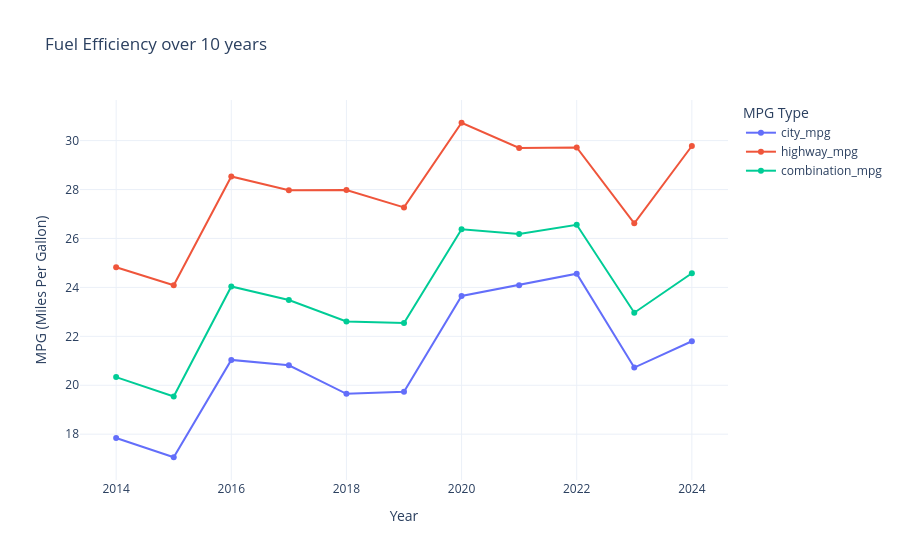

Source (notebook cell):
### Markdown cell above
##### **Explore Yearly Trends**

### Code cell
# Calculate yearly trends by averaging MPG values for each year
yearly_trends = df.groupby('year')[['city_mpg', 'highway_mpg', 'combination_mpg']].mean()

# Create an interactive Plotly figure
fig = go.Figure()

# Add traces for each MPG type
for column in yearly_trends.columns:
    fig.add_trace(go.Scatter(
        x=yearly_trends.index,
        y=yearly_trends[column],
        mode='lines+markers',
        name=column
    ))

# Customize layout
fig.update_layout(
    title='Fuel Efficiency over 10 years',
    xaxis_title='Year',
    yaxis_title='MPG (Miles Per Gallon)',
    template='plotly_white',
    legend_title='MPG Type',
    hovermode='x unified'
)

# Show figure
fig.show()

### Figure 1 — Plotly figure (JSON) as saved in the notebook; plotly's stock layout.template omitted (floating-point values rounded to 4 significant figures)
{"data": [{"mode": "lines+markers", "name": "city_mpg", "type": "scatter", "x": [2014, 2015, 2016, 2017, 2018, 2019, 2020, 2021, 2022, 2023, 2024], "y": [17.85, 17.06, 21.04, 20.82, 19.65, 19.73, 23.65, 24.09, 24.56, 20.72, 21.8]}, {"mode": "lines+markers", "name": "highway_mpg", "type": "scatter", "x": [2014, 2015, 2016, 2017, 2018, 2019, 2020, 2021, 2022, 2023, 2024], "y": [24.82, 24.09, 28.54, 27.97, 27.98, 27.27, 30.73, 29.7, 29.72, 26.62, 29.78]}, {"mode": "lines+markers", "name": "combination_mpg", "type": "scatter", "x": [2014, 2015, 2016, 2017, 2018, 2019, 2020, 2021, 2022, 2023, 2024], "y": [20.33, 19.54, 24.04, 23.48, 22.6, 22.54, 26.38, 26.18, 26.56, 22.97, 24.58]}], "layout": {"hovermode": "x unified", "legend": {"title": {"text": "MPG Type"}}, "title": {"text": "Fuel Efficiency over 10 years"}, "xaxis": {"title": {"text": "Year"}}, "yaxis": {"title": {"text": "MPG (Miles Per Gallon)"}}}}
